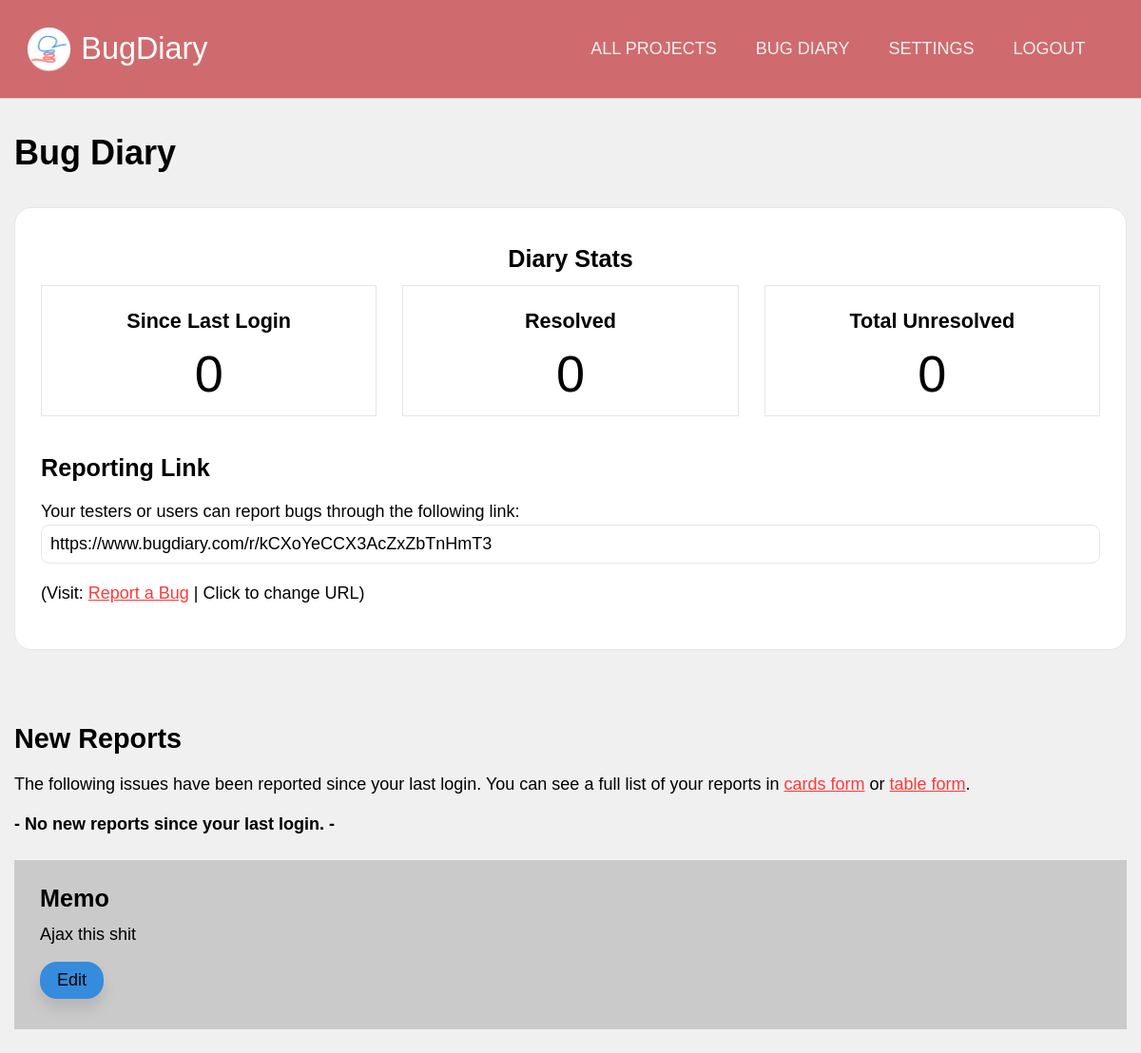
The page /projects/view/kCXoYeCCX3AcZxZbTnHmT3 (signed in, upper part) on the database as committed earlier.
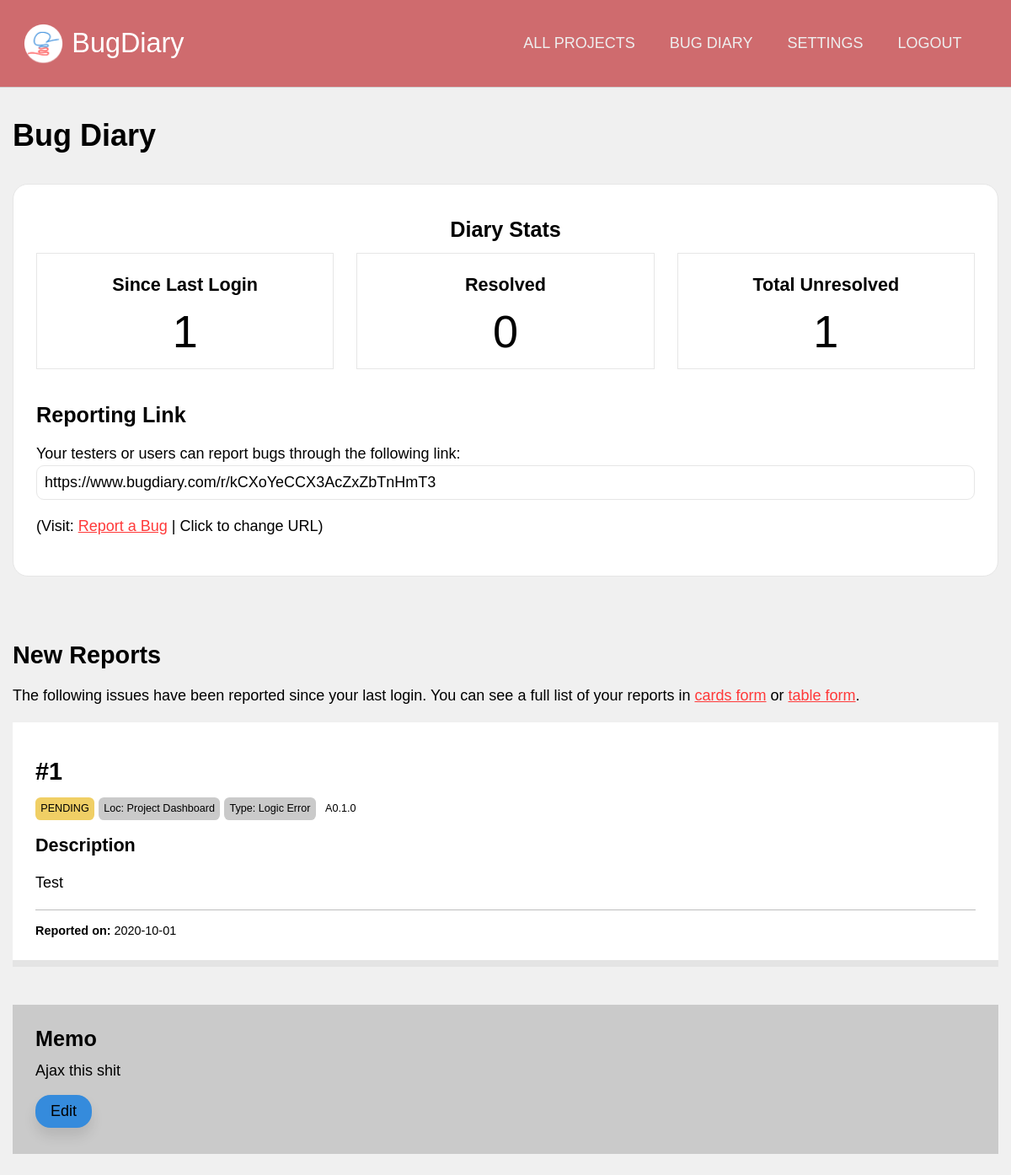
The same page on the database as committed later.
### application/models.py (models this page shows, shortened)
class Bugs(db.Model):
    id = db.Column(db.Integer, primary_key = True)
    ref_id = db.Column(db.Integer)
    details = db.Column(db.Text)
    author = db.Column(db.String(100))
    author_email = db.Column(db.String(100))
    status = db.Column(db.String(20))
    version = db.Column(db.String(20), index = True)
    report_date = db.Column(db.DateTime, index = True, default = dt.datetime.now())
    resolve_date = db.Column(db.DateTime, default = None)
    project = db.Column(db.Integer, db.ForeignKey('projects.id')) #linked
    bug_location = db.Column(db.Integer, db.ForeignKey('project_bug_locations.id')) #linked
    bug_type = db.Column(db.Integer, db.ForeignKey('project_bug_types.id')) #linked
    comments = db.relationship('Bug_comments', backref = "comment_target")

### application/projects/views.py (the view)
@projects.route('/view/<string:project_url>')
@login_required
def dashboard(project_url):
    target_project = Projects.query.filter_by(url = project_url).first()
    since_last_login = Bugs.query.filter_by(project = target_project.id).filter(Bugs.report_date > current_user.last_login).filter_by(status = "PENDING").count()
    resolved = Bugs.query.filter_by(project = target_project.id).filter_by(status = "RESOLVED").count()
    unresolved = Bugs.query.filter_by(project = target_project.id).filter_by(status = "PENDING").count()
    new_reports = Bugs.query.filter_by(project = target_project.id).filter(Bugs.report_date > current_user.last_login).filter_by(status = "PENDING")
    if target_project == None:
        flash("Sorry, the Bug Diary you were trying to access could not be found. It might have expired or you might have entered a typo.")
        return redirect(url_for('users.dashboard'))
    return render_template('dashboard.html', project = target_project, since_last_login = since_last_login, resolved = resolved, unresolved = unresolved, new_reports = new_reports if since_last_login != 0 else None)

### application/models.py (called while the page is built)
@login_manager.user_loader
def load_user(user_id):
    return Users.query.get(user_id)

### application/projects/templates/projects/dashboard.html (shortened to what this page needs)
{% extends 'confined.html' %}
{% block custom_nav %}
<a href="{{ url_for('users.dashboard') }}">All projects</a>
<a href="{{ url_for('projects.dashboard', project_url = project.url) }}">{{project.name}}</a>
<a href="{{ url_for('projects.settings', project_url = project.url) }}">Settings</a>
<a href="{{ url_for('users.logout') }}">Logout</a>
{% endblock %}
{% import 'macros.html' as macros %}
{% block main %}
<h1>{{ project.name }}</h1>
<div class="main-aside">
    <main>
        <div class="block lined rounded text-centered bg-white">
            <h3>Diary Stats</h3>
            <div class="block-comparison-3">
                <div class="comp1 text-centered lined bg-white">
                    <h4>Since Last Login</h4>
                    <span class="bignum">{{ since_last_login }}</span>
                </div>
                <div class="comp2 text-centered lined bg-white">
                    <h4>Resolved</h4>
                    <span class="bignum">{{ resolved }}</span>
                </div>
                <div class="comp3 text-centered lined bg-white">
                    <h4>Total Unresolved</h4>
                    <span class="bignum">{{ unresolved }}</span>
                </div>
            </div>
            <div style="text-align: left">
                <h3>Reporting Link</h3>
                <p>
                    Your testers or users can report bugs through the following link:
                    <input type="text" readonly value="https://www.bugdiary.com/r/{{ project.url }}">
                    (Visit: <a href="{{ url_for('core.redirect_to', project_url = project.url )}}">Report a Bug</a> | <a onclick="toggleElement('change_url')">Click to change URL</a>)
                </p>
            </div>
        </div>
        <div class="spacer-small"></div>
        <h2>New Reports</h2>
        <p>
            The following issues have been reported since your last login. You can see a full list of your reports in <a href="{{ url_for('projects.cards_view', project_url = project.url) }}">cards form</a> or <a href="">table form</a>.
        </p>
        {% if new_reports != None %}
            {% for bug in new_reports %}
            {{ macros.bugcard(bug, False) }}
            {% endfor %}
        {% else %}
            <b>- No new reports since your last login. - </b>
        {% endif %}
    </main>
    <aside>
        <div class="sidebar-block bg-gray">
            <h3>Memo</h3>
            Ajax this shit
            <br>
            <a class="button-secondary rounded shadowed">Edit</a>
        </div>
    </aside>
</div>
{% endblock %}

### application/templates/macros.html (shortened to what this page needs)
{% macro bugcard(bug, show_controls, color_code = {"PENDING": "bg-yellow", "RESOLVED": "bg-green", "DELETED": 'bg-black', "PINNED": 'bg-red'}) %}
<div id="card-{{bug.id}}" style="position: relative;">
    <div class="card">
        <h2>#{{ bug.ref_id }}</h2>
        <div>
            <span class="tag-mini {{ color_code[bug.status] }}">{{ bug.status }}</span>
            <span class="tag-mini bg-gray">Loc: {{ bug.bug_location }}</span>
            <span class="tag-mini bg-gray">Type: {{ bug.bug_type }}</span>
            <span class="tag-mini">{{ bug.version }}</span>
        </div>
        <h4>Description</h4>
        <p class="linebreak">{{ bug.details }}</p>
        <div class="author">
             <br>
            <b>Reported on:</b> {{ bug.report_date.strftime('%Y-%m-%d') }}
            <br>
        </div>
    </div>
</div>
{% endmacro %}

Rows that differ between the two databases and show on the page:
now on this page (row edited): Bugs: ref_id "1", status "PENDING", bug_location "Project Dashboard", bug_type "Logic Error", version "A0.1.0", details "Test", report_date "2020-10-01"
Other text that changed with them:
{{ since_last_login }}: "0" → "1"
{{ unresolved }}: "0" → "1"
text no longer shown: "- No new reports since your last login. -"
